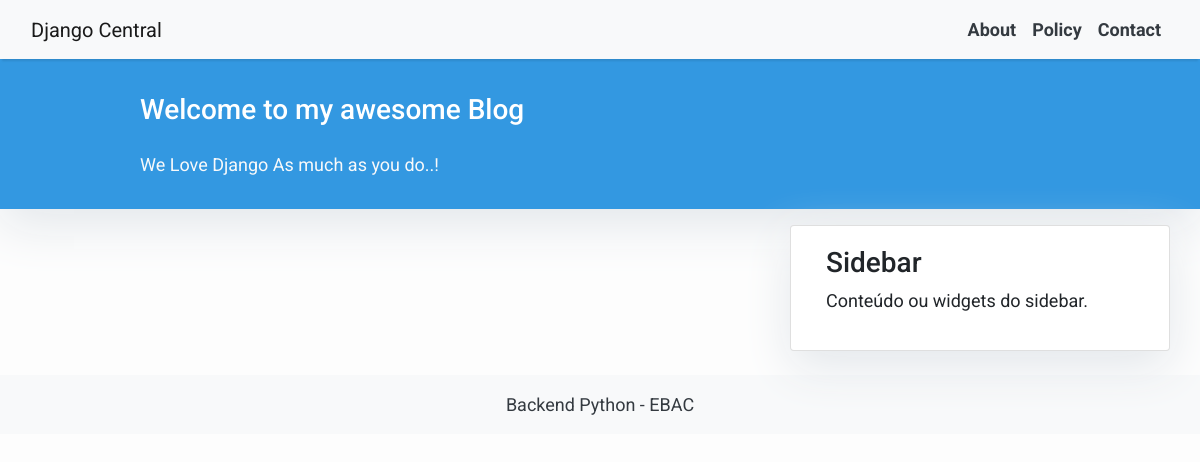
/home/, run on an earlier commit of the app's database.
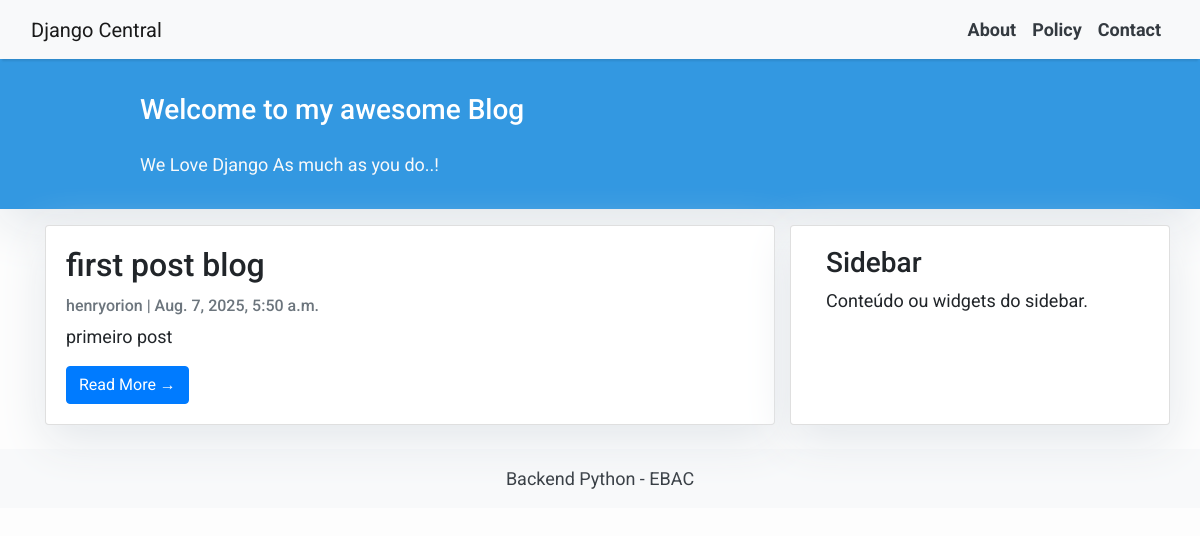
And on a later commit of the database.
### blog/models/post.py (models this page shows, shortened)
class Post(models.Model):
    title = models.CharField(max_length=200)
    slug = models.SlugField(unique=True)
    author = models.ForeignKey(User, on_delete=models.CASCADE)
    content = models.TextField()
    created_on = models.DateTimeField(auto_now_add=True)

### blog/views/post_views.py (the view)
# urls.py: path('home/', views.post_list, name='home'),  # home listando posts
def post_list(request):
    posts = Post.objects.all()
    return render(request, 'index.html', {'post_list': posts})

### blog/templates/index.html (shortened to what this page needs)
{% extends "base.html" %}
{% block content %}
<header class="masthead">
    <div class="container">
        <div class="row">
            <div class=" col-md-8 col-md-10 mx-auto">
                <div class="site-heading">
                    <h3 class=" site-heading my-4 mt-3 text-white"> Welcome to my awesome Blog </h3>
                    <p class="text-light">We Love Django As much as you do..! &nbsp
                    </p>
                </div>
            </div>
        </div>
    </div>
</header>
<div class="container">
    <div class="row">
        <div class="col-md-8 mt-3 left">
            {% for post in post_list %}
            <div class="card mb-4">
                <div class="card-body">
                    <h2 class="card-title">{{ post.title }}</h2>
                    <p class="card-text text-muted h6">{{ post.author }} | {{ post.created_on}} </p>
                    <p class="card-text">{{post.content|slice:":200" }}</p>
                    <a href="{% url 'post_detail' post.slug  %}" class="btn btn-primary">Read More &rarr;</a>
                </div>
            </div>
            {% endfor %}
        </div>
        {% block sidebar %} {% include 'side_bar.html' %} {% endblock sidebar %}
    </div>
</div>
{%endblock%}

What changed in the data, as far as the page shows it:
added Post: title "first post blog", author "henryorion", created_on "Aug. 7, 2025, 5:50 a.m.", content "primeiro post"
